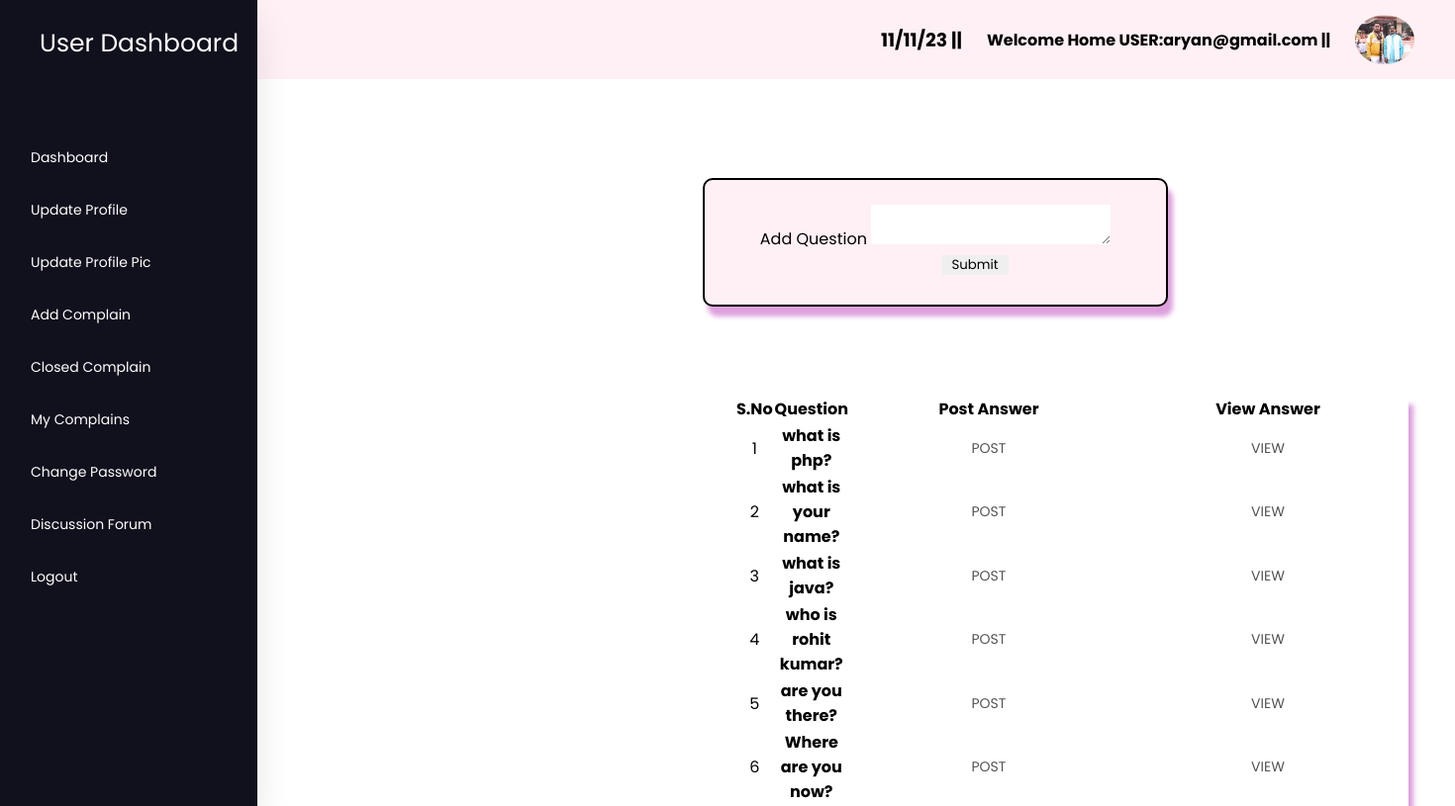
/discuss.php (signed in), run on the app's committed database.
### tables this page shows
CREATE TABLE IF NOT EXISTS `tbl_user` (
  `uid` int NOT NULL AUTO_INCREMENT,
  `name` varchar(60) NOT NULL,
  `fname` varchar(60) NOT NULL,
  `gender` varchar(6) NOT NULL,
  `email` varchar(40) NOT NULL,
  `password` varchar(15) NOT NULL,
  `mobile` bigint NOT NULL,
  `dob` varchar(10) NOT NULL,
  `address` varchar(60) NOT NULL,
  `city` varchar(20) NOT NULL,
  `pincode` int NOT NULL,
  `course` varchar(20) NOT NULL,
  `sid` int NOT NULL,
  `cid` int NOT NULL,
  `status` varchar(1) NOT NULL,
  `dor` varchar(20) NOT NULL,
  `profile` varchar(30) NOT NULL,
  PRIMARY KEY (`uid`,`name`)
);

CREATE TABLE IF NOT EXISTS `tbl_question` (
  `qid` int NOT NULL AUTO_INCREMENT,
  `uid` int NOT NULL,
  `question` varchar(200) NOT NULL,
  `date` varchar(10) NOT NULL,
  PRIMARY KEY (`qid`)
);

### discuss.php (the view, shortened to what this page needs)
<?php
include("connect.php");
include("udash.php");
$query="select * from tbl_question";
$res=mysqli_query($con,$query);
?>
<body>
    <div class="main">
        <div class="ub">
<form action="ques.php" method="post"><br>
    Add Question
    <textarea name="ques"></textarea>
    <br>
    <input type="submit" style="padding-left: 10px;padding-right:10px;margin-left:80px;"/>
</form>
<table border="1" style="margin-top:120px; margin-left:30px;box-shadow:5px 10px 5px plum;text-align:center;">
    <tr>
        <th>S.No</th>
        <th>Question</th>
        <th>Post Answer</th>
        <th>View Answer</th>
    </tr>
    <?php
    $a=1;
    while($row=mysqli_fetch_array($res)){
        ?>
        <tr>
            <td><?php echo $a;?></td>
            <td><b><?php echo $row['question'];?><b></td>
            <td><a href="post.php?qid=<?php echo $row['qid'];?>">POST</a></td>
            <td><a href="view.php?qid=<?php echo $row['qid'];?>">VIEW</a></td>
        </tr>
        <?php
   $a++;
}
        ?>
</table>
</div>
</div>
</body>

### udash.php (shortened to what this page needs)
<!DOCTYPE html>
<html lang="en">
  <head>
    <link rel="stylesheet" href="style.css" />
    <link rel="stylesheet" href="https://cdnjs.cloudflare.com/ajax/libs/font-awesome/6.2.1/css/all.min.css" />
  </head>
  <body>
    <div class="outer">
    <div class="up">
<h3 style="margin-left:890px;"><?php echo date('d/m/y'),"          ||";?></h3>
<h4><?php echo "Welcome Home USER:", $_SESSION['user'],"           ||"; ?></h4>
<?php
$email=$_SESSION['user'];
include("connect.php");
$query="select profile from tbl_user where email='$email'";
$res=mysqli_query($con,$query);
if($row=mysqli_fetch_array($res)){
?>
<img style="height:50px;width:60px;border-radius:50%;" src="student/<?php echo $row['profile'];?>"/>
<?php  } ?>
</div>
    <nav class="sidebar">
      <a href="#" class="logo">User Dashboard</a>
      <div class="menu-content">
        <ul class="menu-items">
          <div class="menu-title"></div>
          <li class="item">
            <a href="uindex.php">Dashboard</a>
          </li>
		  <li class="item">
            <a href="update.php">Update Profile</a>
          </li>
          <li class="item">
            <a href="profile.php">Update Profile Pic</a>
          </li>
		  <li class="item">
            <a href="ucf.php">Add Complain</a>
          </li>
		  <li class="item">
            <a href="closed.php">Closed Complain</a>
          </li>
		  <li class="item">
            <a href="mycomplain.php">My Complains</a>
          </li>
		  <li class="item">
            <a href="ucp.php">Change Password</a>
          </li>
		  <li class="item">
            <a href="discuss.php">Discussion Forum</a>
          </li>
          <li class="item">
            <a href="ulogout.php">Logout</a>
          </li>
        </ul>
      </div>
    </nav>
  </div>
  </body>
</html>

### CSS/style.css (style rules this page uses)
* { margin: 0; padding: 0; outline: none; border: none; text-decoration: none; box-sizing: border-box; font-family: "Poppins", sans-serif; }
nav { position: relative; top: 0; bottom: 0; height: 100vh; left: 0; background: #fff; width: 260px; overflow: hidden; box-shadow: 0 20px 35px rgba(0, 0, 0, 0.1); }
.logo { text-align: center; display: flex; margin: 10px 0 0 10px; }
a { position: relative; color: rgb(85, 83, 83); font-size: 14px; display: table; width: 280px; padding: 10px; }
.main { position: relative; padding: 20px; width: 100%; }

### udash.php (style rules this page uses)
* { margin: 0; padding: 0; box-sizing: border-box; font-family: "Poppins", sans-serif; }
.outer { height: 100%; width: 100%; display: flex; }
.sidebar { position:fixed; height: 100%; width: 260px; background: #11101d; padding: 15px; z-index: 99; }
.logo { font-size: 25px; padding: 0 15px; }
.sidebar a { color: #fff; text-decoration: none; }
.menu-content { position: relative; height: 100%; width: 100%; margin-top: 40px; overflow-y: scroll; }
.menu-items { height: 100%; width: 100%; list-style: none; transition: all 0.4s ease; }
.menu-title { color: #fff; font-size: 14px; padding: 15px 20px; }
.item a, .submenu-item { padding: 16px; display: inline-block; width: 100%; border-radius: 12px; }
.navbar, .main { left: 260px; width: calc(100% - 260px); transition: all 0.5s ease; z-index: 1000; }
.up { height: 80px; width: 100%; background-color:lavenderblush; display: flex; align-items: center; column-gap: 25px; position: relative; }

### discuss.php (style rules this page uses)
.main { height: 100%; width: 100%; display: flex; }
.ub { height: 130px; width: 470px; border: 2px solid black; text-align: center; background-color:lavenderblush; border-radius: 10px; box-shadow:5px 10px 5px plum; margin-left: 430px; margin-top: 80px; }

### data on the page
tbl_user: profile (picture)
tbl_question: question "what is php?"
tbl_question: question "what is your name?"
tbl_question: question "what is java?"
tbl_question: question "who is rohit kumar?"
tbl_question: question "are you there?"
tbl_question: question "Where are you now?"

### other printed values
$_SESSION['user'] "aryan@gmail.com"
